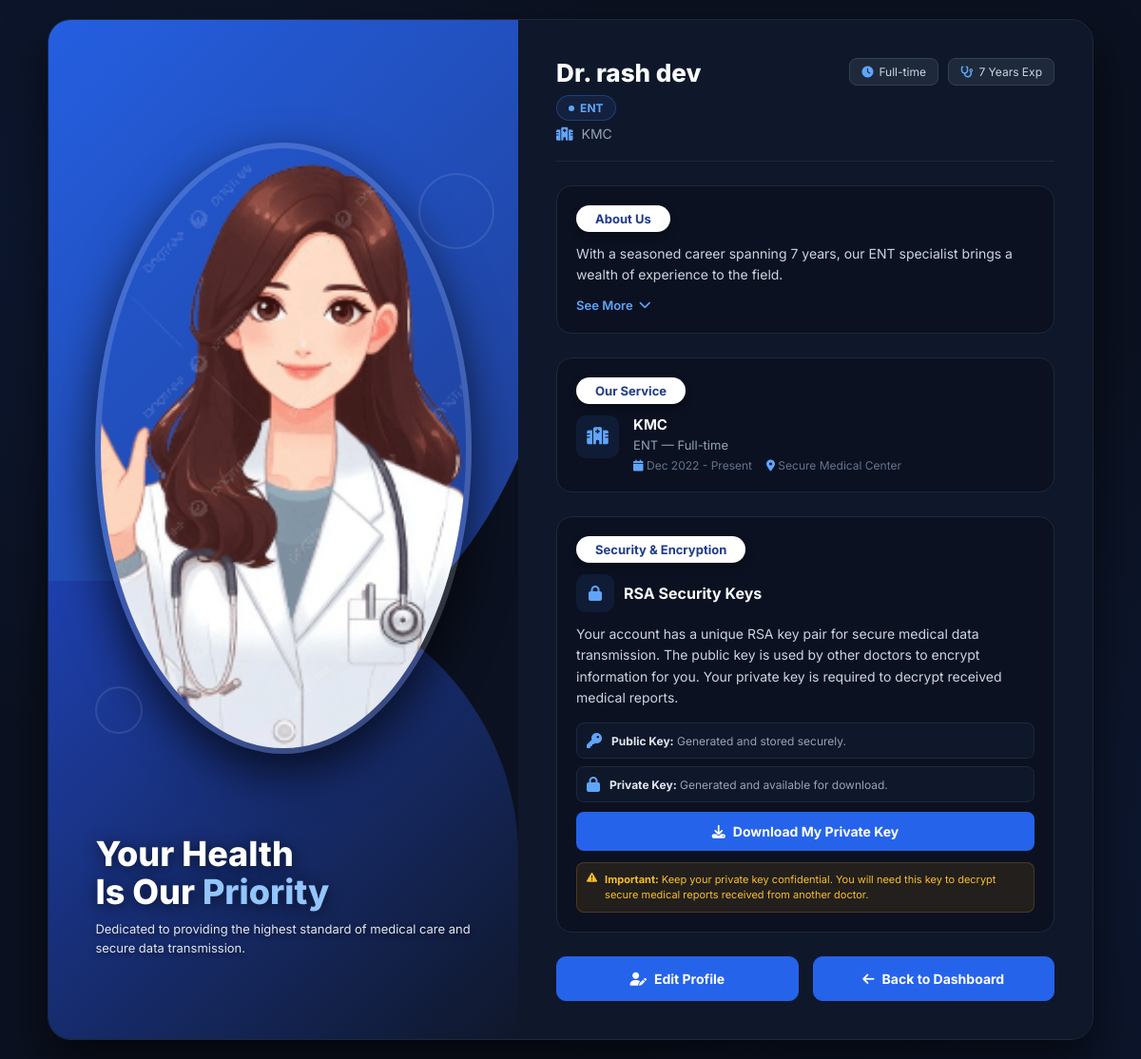
The page /doctor_profile/7 on the database its author committed.
### tables this page shows
CREATE TABLE doctors (
        doctor_id INTEGER PRIMARY KEY AUTOINCREMENT,
        hospital_id INTEGER NOT NULL,
        doctor_name TEXT NOT NULL,
        specialization TEXT NOT NULL,
        email TEXT UNIQUE NOT NULL,
        phone TEXT,
        experience INTEGER,
        license_number TEXT UNIQUE,
        username TEXT UNIQUE NOT NULL,
        password TEXT NOT NULL,
        address TEXT,
        public_key TEXT,
        private_key TEXT,
        status TEXT DEFAULT 'Active', profile_pic TEXT, license_document TEXT,
        FOREIGN KEY (hospital_id) REFERENCES hospitals(hospital_id)
    );

CREATE TABLE hospitals (
        hospital_id INTEGER PRIMARY KEY AUTOINCREMENT,
        hospital_name TEXT NOT NULL,
        registration_id TEXT,
        email TEXT,
        phone TEXT,
        location TEXT,
        address TEXT,
        specialization TEXT
    , doctor_pdf TEXT);

### app.py (the view)
@app.route("/doctor_profile/<int:doctor_id>")
def doctor_profile(doctor_id):
    conn = get_db_connection()
    doctor = conn.execute(
        """
        SELECT doctors.*, hospitals.hospital_name
        FROM doctors
        LEFT JOIN hospitals ON doctors.hospital_id = hospitals.hospital_id
        WHERE doctors.doctor_id = ?
        """,
        (doctor_id,)
    ).fetchone()
    conn.close()
    if not doctor:
        flash("Doctor not found!", "error")
        return redirect(url_for("doctor_login"))
    return render_template("doctor_profile.html", doctor=doctor)

### app.py (called while the page is built)
def get_db_connection():
    conn = sqlite3.connect(DATABASE_PATH, timeout=30)
    conn.row_factory = sqlite3.Row
    conn.execute("PRAGMA busy_timeout = 30000")
    return conn

### templates/doctor_profile.html (shortened to what this page needs)
<!DOCTYPE html>
<html lang="en">
<head>
    <link rel="stylesheet" href="https://cdnjs.cloudflare.com/ajax/libs/font-awesome/6.5.2/css/all.min.css">
</head>
<body>
<div class="profile-wrapper">
    <div class="hero-side">
        <div class="hero-curve-bottom"></div>
        <div class="decor-circle dc-1"></div>
        <div class="decor-circle dc-2"></div>
        <div class="avatar-circle">
            {% if doctor.profile_pic %}
                <img src="{{ url_for('static', filename='uploads/' + doctor.profile_pic) }}" alt="Doctor Photo">
            {% else %}
                <img src="https://images.unsplash.com/photo-1559839734-2b71ea197ec2?q=80&w=1000&auto=format&fit=crop" alt="Doctor Placeholder">
            {% endif %}
        </div>
        <div class="hero-text">
            <h2>Your Health<br>Is Our <span>Priority</span></h2>
            <p>Dedicated to providing the highest standard of medical care and secure data transmission.</p>
        </div>
    </div>
    <div class="content-side">
        <div class="profile-header">
            <div>
                <div class="doctor-name">
                    Dr. {{ doctor.doctor_name }}
                    <span class="specialization-badge">{{ doctor.specialization }}</span>
                </div>
                <div class="hospital-line">
                    <i class="fa-solid fa-hospital"></i>
                    {{ doctor.hospital_name or 'N/A' }}
                </div>
            </div>
            <div class="quick-stats">
                <div class="quick-stat">
                    <i class="fa-solid fa-clock"></i> Full-time
                </div>
                <div class="quick-stat">
                    <i class="fa-solid fa-stethoscope"></i> {{ doctor.experience or 0 }} Years Exp
                </div>
            </div>
        </div>
        <div class="content-box">
            <div class="pill-header">About Us</div>
            <p class="bio-text">
                With a seasoned career spanning {{ doctor.experience or 0 }} years, our {{ doctor.specialization }} specialist brings a wealth of experience to the field.
            </p>
            <button class="see-more-btn" id="seeMoreBtn" onclick="toggleBio()">
                <span id="seeMoreText">See More</span>
                <i class="fa-solid fa-chevron-down" id="seeMoreIcon"></i>
            </button>
        </div>
        <div class="content-box">
            <div class="pill-header">Our Service</div>
            <div class="experience-item">
                <div class="exp-icon"><i class="fa-solid fa-hospital"></i></div>
                <div class="exp-details">
                    <h4>{{ doctor.hospital_name or 'Secure Hospital' }}</h4>
                    <p>{{ doctor.specialization }} — Full-time</p>
                    <div class="exp-meta">
                        <span><i class="fa-solid fa-calendar"></i> Dec 2022 - Present</span>
                        <span><i class="fa-solid fa-location-dot"></i> Secure Medical Center</span>
                    </div>
                </div>
            </div>
        </div>
        <div class="content-box">
            <div class="pill-header">Security & Encryption</div>
            <div class="security-header">
                <i class="fa-solid fa-lock"></i>
                <h4>RSA Security Keys</h4>
            </div>
            <p class="bio-text" style="margin-bottom: 15px;">
                Your account has a unique RSA key pair for secure medical data transmission. The public key is used by other doctors to encrypt information for you. Your private key is required to decrypt received medical reports.
            </p>
            <div class="key-item">
                <i class="fa-solid fa-key"></i>
                <span><strong>Public Key:</strong> Generated and stored securely.</span>
            </div>
            <div class="key-item">
                <i class="fa-solid fa-lock"></i>
                <span><strong>Private Key:</strong> Generated and available for download.</span>
            </div>
            <a href="{{ url_for('download_private_key', doctor_id=doctor.doctor_id) }}" class="download-key-btn" onclick="return confirm('Download your private RSA key?\n\nKeep this file safe and never share it with anyone.');">
                <i class="fa-solid fa-download"></i> Download My Private Key
            </a>
            <div class="security-warning">
                <i class="fa-solid fa-triangle-exclamation"></i>
                <span><strong>Important:</strong> Keep your private key confidential. You will need this key to decrypt secure medical reports received from another doctor.</span>
            </div>
        </div>
        <div class="action-buttons">
            <a href="{{ url_for('edit_doctor_profile', doctor_id=doctor.doctor_id) }}" class="btn btn-edit">
                <i class="fa-solid fa-user-pen"></i> Edit Profile
            </a>
            <a href="{{ url_for('doctor_dashboard', doctor_id=doctor.doctor_id) }}" class="btn btn-back">
                <i class="fa-solid fa-arrow-left"></i> Back to Dashboard
            </a>
        </div>
    </div>
</div>
</body>
</html>

### rows shown on the page
doctors: profile_pic (picture), doctor_name "rash dev", specialization "ENT", experience "7"
hospitals: hospital_name "KMC"
